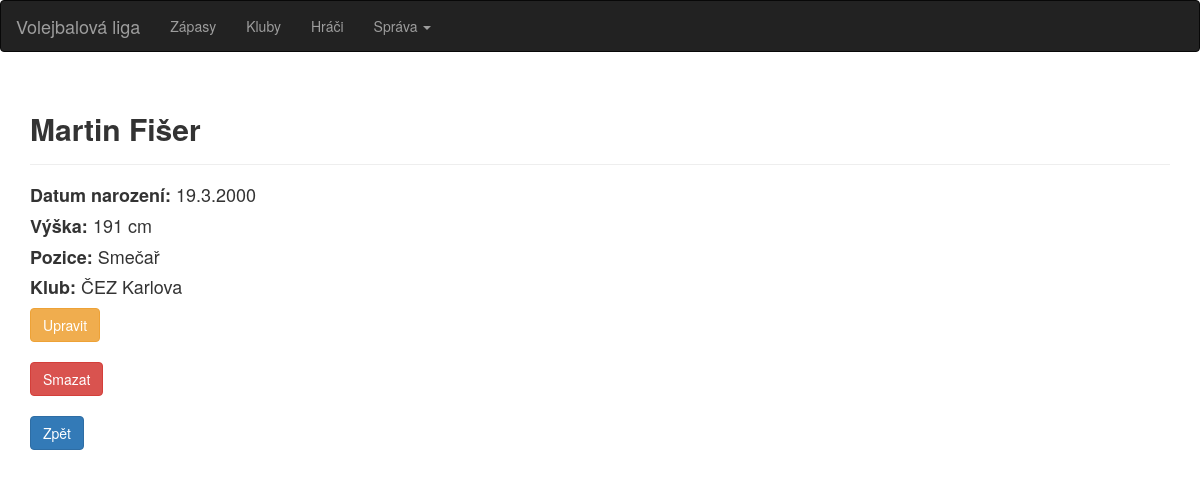
/hrac/1/, run on the app's committed database.
### volejbal/models.py (models this page shows)
class Hrac(models.Model):
    klub = models.ForeignKey('Klub',on_delete=models.CASCADE)
    jmeno = models.CharField(max_length=30)
    prijmeni = models.CharField(max_length=40)
    datum_narozeni = models.DateField()
    pozice = models.CharField(max_length=50)
    vyska = models.IntegerField()
    def __str__(self):
        return f'{self.jmeno} {self.prijmeni}'

class Klub(models.Model):
    nazev = models.CharField(max_length=100)
    trener = models.ForeignKey('Trener',on_delete=models.CASCADE)
    hala = models.ForeignKey('Hala',on_delete=models.CASCADE)
    def __str__(self):
        return f'{self.nazev}'

### volejbal/views.py (the view)
# urls.py: path('hrac/<int:hrac_id>/',volejbal.views.hrac_info, name='hrac_info'),
def hrac_info(request, hrac_id):
    try:
        h = Hrac.objects.get(id = hrac_id)
    except Hrac.DoesNotExist:
        raise Http404("Hrac does not exist")
    return render(request, 'hrac_info.html', {'hrac': h})

### templates/hrac_info.html (shortened to what this page needs)
{% extends "base.html" %}
{% block content %}
    <div class="container">
        <div class="page-header">
            <h2><strong>{{ hrac }}</strong></h2>
        </div>
        <h4><strong>Datum narození:</strong> {{ hrac.datum_narozeni|date:"j.n.Y" }}</h4>
        <h4><strong>Výška:</strong> {{ hrac.vyska}} cm</h4>
        <h4><strong>Pozice:</strong> {{ hrac.pozice}}</h4>
        <h4><strong>Klub:</strong> {{ hrac.klub}}</h4>
         <a href="{% url 'hrac_edit' hrac.id %}" class="btn btn-warning" role="button">Upravit</a>
    </div>
    <br>
    <div class="container">
    <form action="{% url 'hrac_delete' hrac.id %}" method="post">
        <input type="submit" class="btn btn-danger" role="button" value="Smazat">
        </form>
         </div>
    <br>
    <div class="container">
    <a href="{% url 'seznam_hracu' %}" class="btn btn-primary" role="button">Zpět</a>
    </div>
{% endblock %}

### data on the page
Hrac: jmeno+prijmeni "Martin Fišer", datum_narozeni "19.3.2000", vyska "191", pozice "Smečař", klub "ČEZ Karlova"
